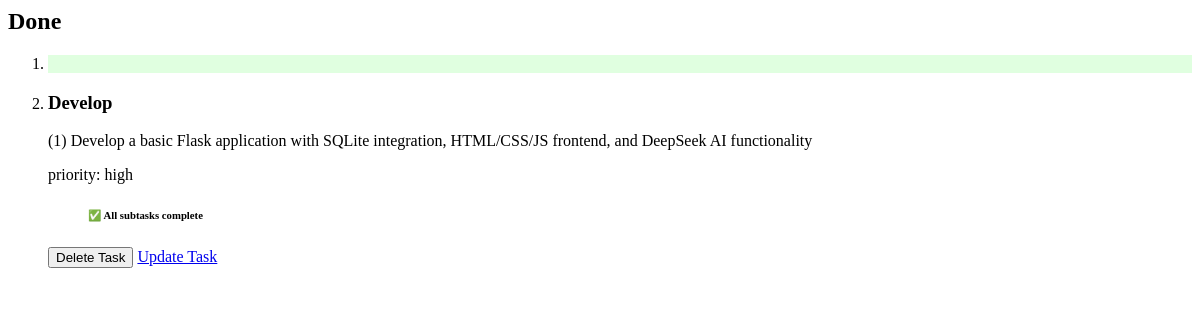
The page /column/Done/html (signed in) on the database as committed earlier.
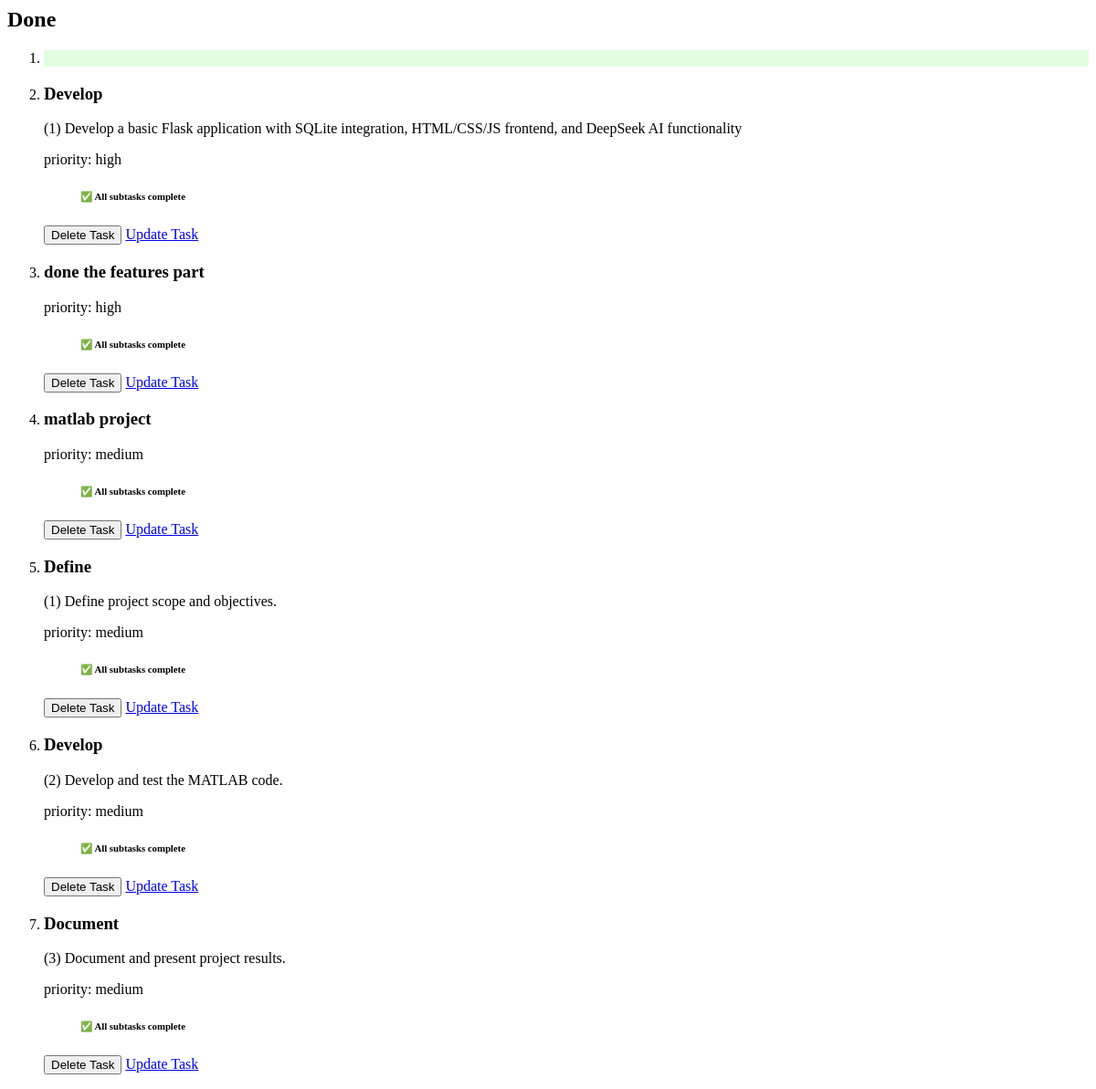
The same page on the database as committed later.
### tables this page shows
CREATE TABLE tasks(
                id INTEGER PRIMARY KEY AUTOINCREMENT NOT NULL,
                title TEXT NOT NULL,
                user_id INTEGER NOT NULL,
                description TEXT,
                status TEXT NOT NULL DEFAULT 'To Do',
                created_at TIMESTAMP DEFAULT CURRENT_TIMESTAMP, 
                priority TEXT NOT NULL, 
                due_date DATE, parent_id INTEGER DEFAULT NULL,  
                FOREIGN KEY (user_id) REFERENCES users(id) ON DELETE CASCADE
                );

### app.py (the view)
@app.route("/column/<string:status>/html")
@login_required
def column_html(status):
    column_id = None
    if status == "To Do":
        column_id = "todo"
        bg_color = "#FFFFE0"
    elif status == "In Progress":
        column_id = "in-progress"
        bg_color = "#E0FFFF"
    elif status == "Done":
        column_id = "done"
        bg_color = "#E0FFE0"
    else:
        return jsonify({"error": f"Invalid status: {status}"}), 400
    tasks = get_tasks_by_user(session["user_id"])
    subtasks = get_subtasks(session["user_id"])
    today, after_tommorow = get_date_deatails()
    return render_template(
        "/_column.html",
        tasks=tasks,
        subtasks=subtasks,
        column_id=column_id,
        column_title=status,
        bg_color=bg_color,
        today=today,
        after_tommorow=after_tommorow
    )

### db.py (called while the page is built)
def get_db():
    if "db" not in g:
        g.db = sqlite3.connect(
            DATABASE,
            detect_types=sqlite3.PARSE_DECLTYPES,
            check_same_thread=False
        )
        g.db.row_factory = sqlite3.Row
    return g.db

def get_tasks_by_user(user_id):
    db = get_db()
    return db.execute(
        f"""SELECT * FROM tasks WHERE user_id = ? {oredr_state}
        """,(user_id,)).fetchall()

def get_subtasks(user_id):
    db = get_db()
    return db.execute(
        "SELECT * FROM tasks WHERE user_id = ? AND parent_id IS NOT NULL ORDER BY parent_id",
        (user_id,)).fetchall()

### helpers.py (called while the page is built)
def login_required(f):
    @wraps(f)
    def decorated_function(*args, **kwargs):
        if session.get("user_id") is None:
            return redirect(url_for('login', next=request.url))
        return f(*args, **kwargs)
    return decorated_function

def get_date_deatails():
    today = date.today()
    after_tomorrow = today + timedelta(days=2)
    return today, after_tomorrow

### templates/_column.html (shortened to what this page needs)
<section id="{{ column_id }}-column">
    <h2 id="{{ column_id }}-heading">{{ column_title }}</h2>
    <ol class="task-list" id="{{ column_title }}">
        <li style="background-color: {{ bg_color }}"></li>
        {% for task in tasks %}
            {% if task.status == column_title %}
                <li id="{{ task.id }}" class="task" draggable="{{ 'true' if task.status != 'Done' else 'false' }}">
                    <h3>{{ task.title }}</h3>
                    <p>{{ task.description }}</p>
                    <p>priority: {{ task.priority }}</p>
                    {% set ns = namespace(printed=false) %}
                    <ol>
                        {% if task.status != 'Done' %}
                            {% for sub in subtasks %}
                                {% if sub.parent_id == task.id %}
                                    {% if not ns.printed %}
                                        <h6>SubTasks:</h6>
                                        {% set ns.printed = true %}
                                    {% endif %}
                                    <li>{{ sub.title }}, {{ sub.status }}</li>
                                {% endif %}
                            {% endfor %}
                        {% else %}
                            <h6>✅ All subtasks complete</h6>
                        {% endif %}
                    </ol>
                    <button onclick="deleteTask('{{ task.id }}')" id="delete-task">Delete Task</button>
                    <a href="{{ url_for('editTask', id=task.id) }}" id="update-task">Update Task</a>
                </li>
            {% endif %}
        {% endfor %}
    </ol>
</section>

Rows that differ between the two databases and show on the page:
now on this page (row edited): tasks: title "done the features part", priority "high", status "✅ All subtasks complete"
added tasks: title "matlab project", priority "medium", status "✅ All subtasks complete"
added tasks: title "Define", description "(1) Define project scope and objectives.", priority "medium", status "✅ All subtasks complete"
added tasks: title "Develop", description "(2) Develop and test the MATLAB code.", priority "medium", status "✅ All subtasks complete"
added tasks: title "Document", description "(3) Document and present project results.", priority "medium", status "✅ All subtasks complete"
